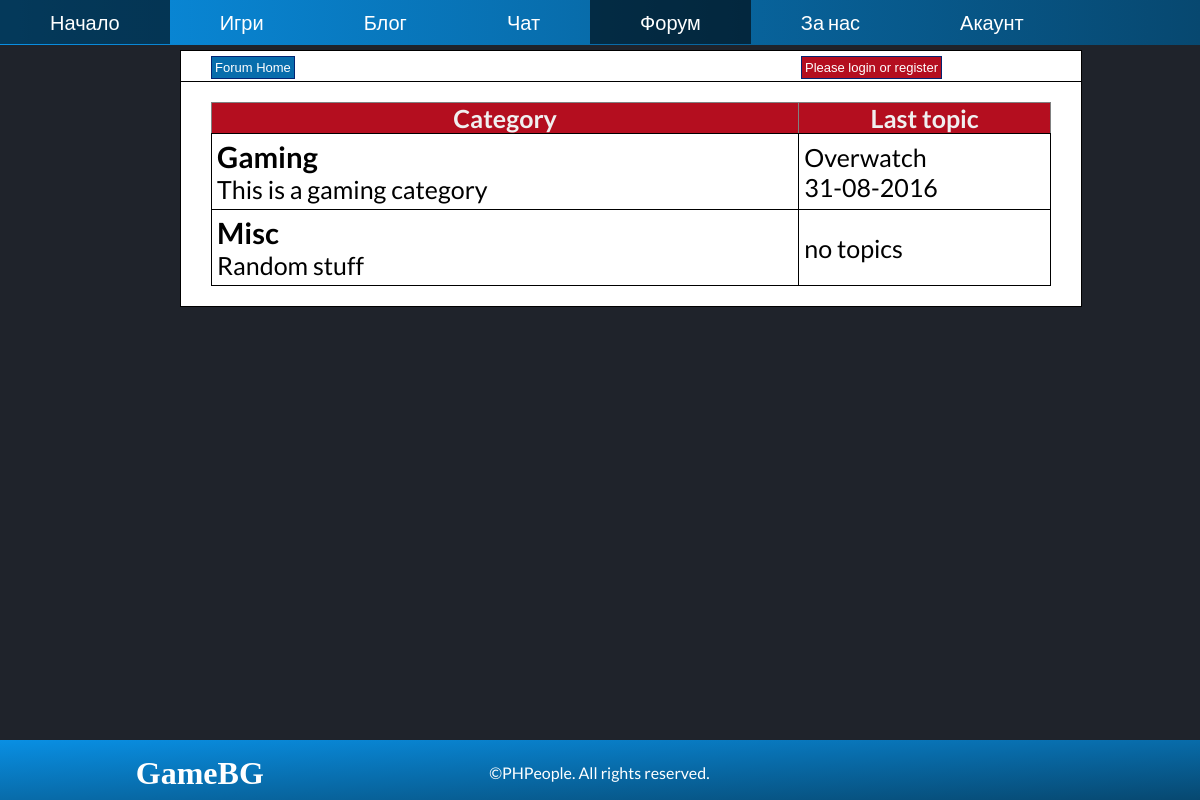
The app's page /forum_main.php with its own data.
### tables this page shows
CREATE TABLE `forum_categories` (
  `cat_id` int(8) NOT NULL,
  `cat_name` varchar(255) NOT NULL,
  `cat_description` varchar(255) NOT NULL
);

CREATE TABLE `forum_topics` (
  `topic_id` int(8) NOT NULL,
  `topic_subject` varchar(255) NOT NULL,
  `topic_date` datetime NOT NULL,
  `topic_cat` int(8) NOT NULL,
  `topic_by` int(8) NOT NULL
);

### forum_main.php (the view, shortened to what this page needs)
<?php
include_once 'header.php';
include 'forum_connect.php';
?>
<link rel="stylesheet" href="styles/forum-style.css" type="text/css">
<div class="forum-wrapper">
    <div class="forum-menu">
        <a class="item" href="forum_main.php">Forum Home</a>
        <div class="forum-userbar">
            <?php
            if (isset($_SESSION['loggedin']))
            {
                echo '<a class="item-username">Hello ' . $_SESSION['username'] . '</a>';
            }
            else
            {
                echo '<a class="item-username">Please login or register</a>';
            }
            ?>
        </div>
    </div>
    <div class="forum-content">
        <?php
        $sql = "SELECT cat_id, cat_name, cat_description FROM forum_categories";
        $result = mysqli_query($con, $sql);
        if(!$result)
        {
            echo 'The categories could not be displayed, please try again later.';
        }
        else
        {
            if(mysqli_num_rows($result) == 0)
            {
                echo 'Forum has no categories';
            }
            else
            {
                echo '<table border="1">
              <tr>
                <th>Category</th>
                <th>Last topic</th>
              </tr>';
                while($row = mysqli_fetch_assoc($result))
                {
                    echo '<tr>';
                    echo '<td class="leftpart">';
                    echo '<h3><a href="forum_category.php?id=' . $row['cat_id'] . '">' . $row['cat_name'] . '</a></h3>' . $row['cat_description'];
                    echo '</td>';
                    echo '<td class="rightpart">';
                    $topicsql = "SELECT topic_id, topic_subject, topic_date, topic_cat
								FROM forum_topics WHERE topic_cat = " . $row['cat_id'] . " ORDER BY topic_date DESC LIMIT 1";
                    $topicsresult = mysqli_query($con, $topicsql);
                    if(!$topicsresult)
                    {
                        echo 'Last topic could not be displayed.';
                    }
                    else
                    {
                        if(mysqli_num_rows($topicsresult) == 0)
                        {
                            echo 'no topics';
                        }
                        else
                        {
                            while($topicrow = mysqli_fetch_assoc($topicsresult))
                                echo '<a href="forum_topic.php?id=' . $topicrow['topic_id'] . '">' . $topicrow['topic_subject'] . '</a><br>' . date('d-m-Y', strtotime($topicrow['topic_date']));
                        }
                    }
                    echo '</td>';
                    echo '</tr>';
                }
            }
        }
        ?>
    </div>
</div>
<?php
include_once 'footer.php';
?>

### style.css (style rules this page uses)
* { margin: 0; padding: 0; }
td { font-size: 25px; padding-top: 10px; padding-left: 10px; color: white; border-color: white; text-align: center; border-width: 2px; }
th { font-size: 25px; color: white; text-align: center; }

### styles/home-content.css (style rules this page uses)
table, tr { padding-left: 10%; padding-right: 10%; }
td { border: 1px solid black; }

### styles/forum-style.css (style rules this page uses)
body { background-color: #1f232b; text-align: center; font-family: 'Lato', sans-serif; }
.forum-wrapper { margin-left: 15%; margin-right: 15%; width: 70%; margin-top: 48px; }
.forum-content { background-color: #fff; border: 1px solid #000; float: left; padding: 20px 30px; text-align: left; width: 100%; }
.forum-menu { float: left; border: 1px solid #000; border-bottom: none; clear: both; width:100%; height:20px; padding: 5px 30px; background-color: #FFF; text-align: left; }
.forum-userbar { background-color: #fff; float: right; width: 250px; }
table { border-collapse: collapse; width: 100%; }
table a { color: #000; }
th { background-color: #B40E1F; color: #F0F0F0; }
td { padding: 5px; color: black; text-align: left; }
h3 { margin: 0; padding: 0; }
.item, .item-admin, .item-username { background-color: #086dac; border: 1px solid #032472; color: #FFF; font-family: Arial; font-size: small; padding: 3px; text-decoration: none; }
.item-username { background-color: #b40e1f; }
.leftpart { width: 70%; }
.rightpart { width: 30%; }
a, a:visited, a:hover, a:active { text-decoration: none; }

### records on screen
forum_categories: cat_name "Gaming", cat_description "This is a gaming category"
forum_topics: topic_subject "Overwatch", topic_date "31-08-2016"
forum_categories: cat_name "Misc", cat_description "Random stuff", shows "no topics"
